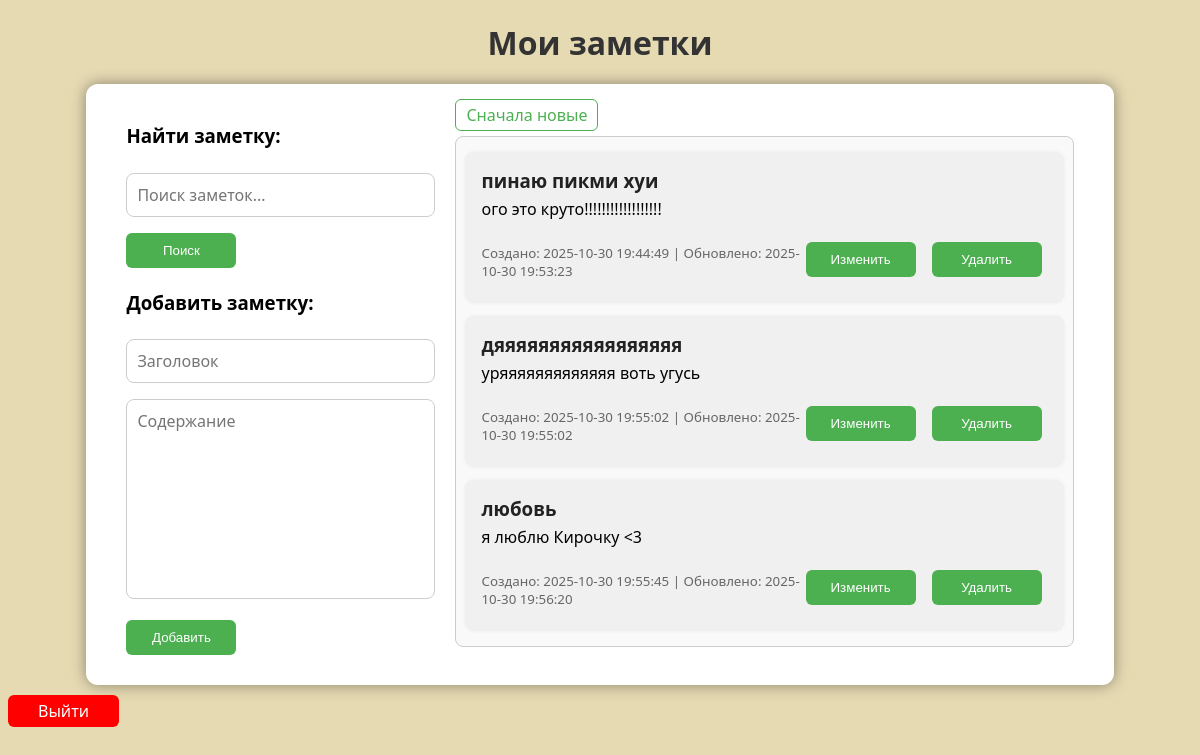
/ (signed in), run on an earlier commit of the app's database.
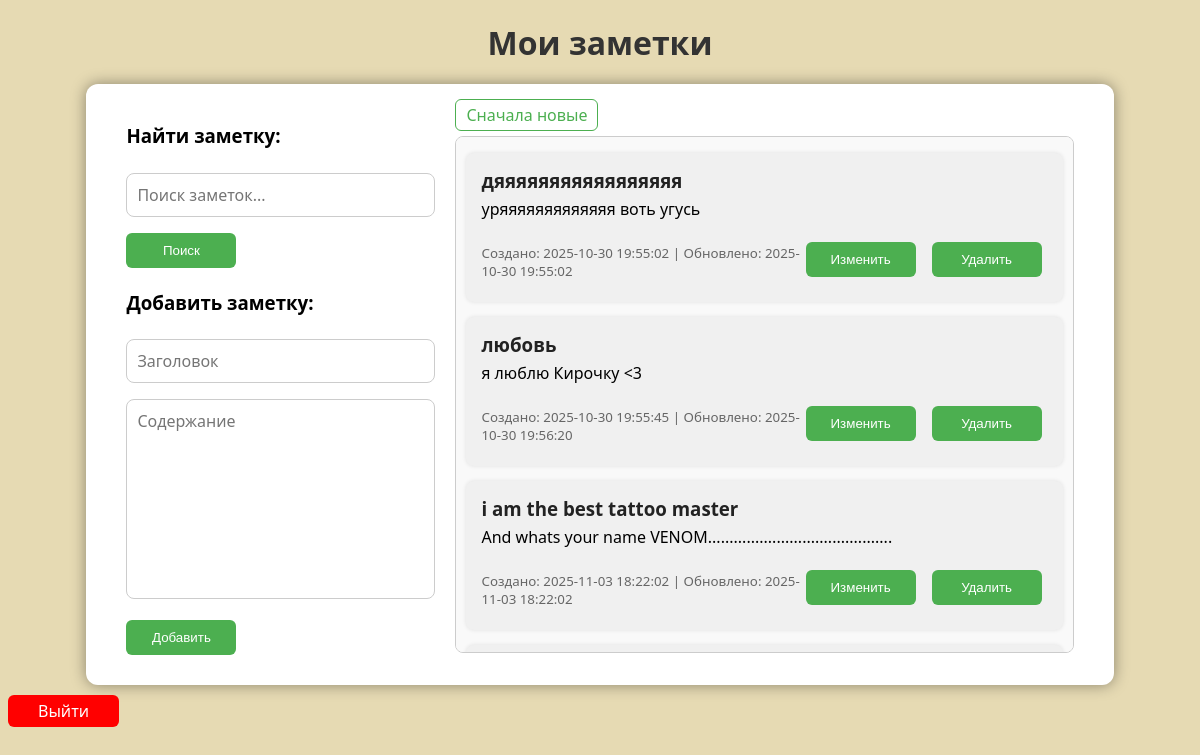
And on a later commit of the database.
### app.py (models this page shows)
class Note(db.Model):
    id = db.Column(db.Integer, primary_key=True)
    title = db.Column(db.String(200), nullable=False)
    content = db.Column(db.Text, nullable=False)
    created = db.Column(db.String(50), nullable=False)
    updated = db.Column(db.String(50), nullable=False)
    user_id = db.Column(db.Integer, db.ForeignKey('user.id'), nullable=False)

### app.py (the view)
@app.route("/")
@login_required
def index():
    sort_order = request.args.get("sort", "asc")  # получаем параметр сортировки, по умолчанию "asc"
    notes = Note.query.filter_by(user_id=current_user.id).order_by(Note.updated.desc() if sort_order == "desc" else Note.updated.asc()).all()
    return render_template("index.html", notes=notes, sort_order=sort_order, user=current_user)

### app.py (called while the page is built)
@login_manager.user_loader
def load_user(user_id):
    return User.query.get(int(user_id))

### templates/index.html (shortened to what this page needs)
<!DOCTYPE html>
<html lang="ru">
<head>
    <link rel="stylesheet" href="{{ url_for('static', filename='style.css') }}">
</head>
<body>
    <h1>Мои заметки</h1>
    <div class="container">
        <div class="left-panel">
            <h3>Найти заметку:</h3>
            <form action="{{ url_for('search') }}" method="get">
                <input type="text" id="search-input" name="query" placeholder="Поиск заметок..." value="{{ query }}" required>
                <button type="submit" style="float: left";>Поиск</button>
            </form>
            <br>
            <br>
            <h3>Добавить заметку:</h3>
            <form action="{{ url_for('add') }}" method="post">
                <input type="text" name="title" placeholder="Заголовок" required>
                <textarea class="content-textarea" name="content" placeholder="Содержание" required></textarea>
                <button type="submit">Добавить</button>
            </form>
        </div>
        <div class="right-panel">
            {% if notes %}
            <div class="sort-toggle">
                {% if search %}
                    {% if sort_order == "asc" %}
                        <a href="{{ url_for('search', query=query, sort='desc') }}">Сначала новые</a>
                    {% else %}
                        <a href="{{ url_for('search', query=query, sort='asc') }}">Сначала старые</a>
                    {% endif %}
                {% else %}
                    {% if sort_order == "asc" %}
                        <a href="{{ url_for('index', sort='desc') }}">Сначала новые</a>
                    {% else %}
                        <a href="{{ url_for('index', sort='asc') }}">Сначала старые</a>
                    {% endif %}
                {% endif %}
            </div>
                <div class="notes-list">
                    <ul>
                        {% for note in notes %}
                            <li>
                                <h3>{{ note.title }}</h3>
                                <p>{{ note.content }}</p>
                                <div class="note-footer">
                                    <small class="note-date">Создано: {{ note.created }} | Обновлено: {{ note.updated }}</small>
                                    <div class="note-buttons">
                                        <form action="{{ url_for('edit', note_id=note.id) }}" method="get">
                                            <button type="submit">Изменить</button>
                                        </form>
                                        <form action="{{ url_for('delete', note_id=note.id) }}" method="post">
                                            <button type="submit" onclick="return confirm('Удалить заметку?')">Удалить</button>
                                        </form>
                                    </div>
                                </div>
                            </li>
                        {% endfor %}
                    </ul>
                </div>
            {% else %}
                {% if search %}
                {% else %}
                    <p>Заметок пока нет.</p>
                {% endif %}
            {% endif %}
        </div>
    </div>
    <a class="exit" href="{{ url_for('logout') }}">Выйти</a>
</body>
</html>

### static/style.css (style rules this page uses)
body { font-family: 'Segoe UI', Tahoma, sans-serif; background-color: #E6DAB3; }
.container { display: flex; gap: 20px; width: 80%; margin: auto; background: white; padding: 20px 40px; border-radius: 12px; box-shadow: 0 0 15px rgba(0,0,0,0.4 ); }
.left-panel { flex: 1; }
.right-panel { flex: 2; }
h1 { text-align: center; color: #333; margin-bottom: 20px; }
input, textarea { font-family: 'Segoe UI', Tahoma, sans-serif; resize: none; width: 100%; padding: 10px; margin-top: 6px; margin-bottom: 10px; border: 1px solid #ccc; border-radius: 8px; box-sizing: border-box; font-size: 16px; }
.content-textarea { height: 200px; }
button { width: 110px; display: inline; height: 35px; background-color: #4CAF50; color: white; border: none; padding: 8px 15px; border-radius: 6px; cursor: pointer; margin-right: 6px; margin-top: 6px; margin-bottom: 10px; }
.note-footer { display: flex; justify-content: space-between; align-items: center; margin-top: 10px; }
.note-buttons { display: flex; gap: 10px; }
.sort-toggle a { text-decoration: none; color: #4CAF50; padding: 4px 10px; border: 1px solid #4CAF50; border-radius: 6px; transition: background-color 0.3s, color 0.3s; }
a { text-decoration: none; color: white; padding: 10px 10px; border-radius: 6px; transition: background-color 0.3s, color 0.3s; }
.exit { display: inline-block; padding: 5px 30px; text-align: center; background-color: red; margin-top: 10px; }
.notes-list { max-height: 515px; overflow-y: auto; padding-left: 10px; padding-right: 10px; margin-top: 10px; border: 1px solid #ccc; border-radius: 8px; background-color: #f9f9f9; }
ul { padding: 0; }
li { background-color: #f0f0f0; border-radius: 8px; padding: 15px; margin-bottom: 15px; box-shadow: 0 0 4px rgba(0,0,0,0.1); overflow-wrap: anywhere; }
li h3 { margin: 0; color: #222; }
li p { margin-top: 5px; }
small { color: #666; }

What changed in the data, as far as the page shows it:
removed Note: title "пинаю пикми хуи", content "ого это круто!!!!!!!!!!!!!!!!!!", created "2025-10-30 19:44:49", updated "2025-10-30 19:53:23"
added Note: title "i am the best tattoo master", content "And whats your name VENOM...........................................", created "2025-11-03 18:22:02", updated "2025-11-03 18:22:02"
